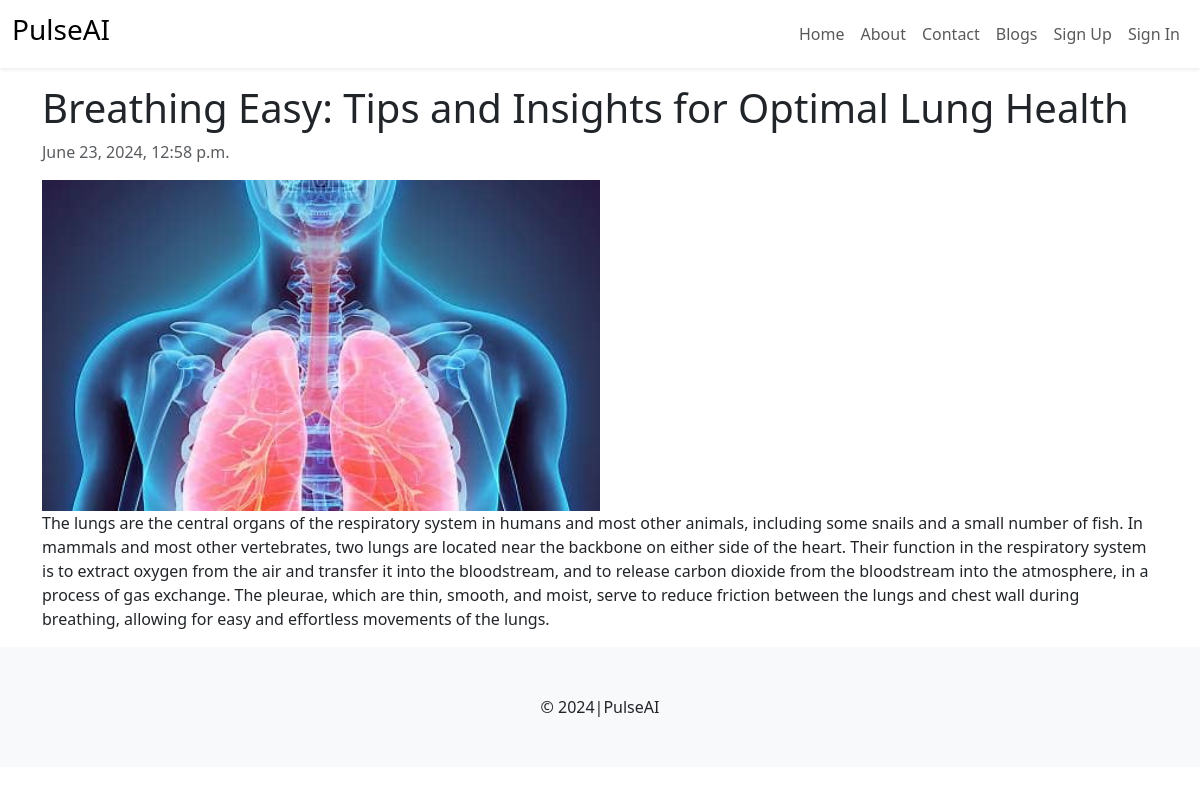
The app's page /blog/2/ with its own data.
### blog/models.py (models this page shows, shortened)
class Blog(models.Model):
      category = models.ForeignKey(BlogCategory, on_delete=models.DO_NOTHING)
      title = models.CharField(max_length=500)
      content = models.TextField()
      primary_photo = models.ImageField(upload_to="blog_images")
      yt_video_id = models.CharField(max_length=255, blank=True)
      publish = models.BooleanField(default=True)
      created_at = models.DateTimeField(auto_now_add=True)
      update_at = models.DateTimeField(auto_now=True)

### blog/views.py (the view)
# urls.py: path("blog/<int:bid>/", views.blog_details, name="blog"),
def blog_details(request, bid):
      blog = get_object_or_404(Blog, pk=bid)
      context = {
            'blog': blog
      }
      return render(request, 'blog/details.html', context)

### templates/blog/details.html (shortened to what this page needs)
{% extends "layout.html" %}
{% block content %}
<div class="container my-3 blog-details">
      <h1>{{blog.title}}</h1>
      <p class="text-muted">{{blog.created_at}}</p>
      <img src="{{blog.primary_photo.url}}" class="blog-image w-50">
      <div class="blog-content">
            {{blog.content|safe}}
      </div>
</div>
{% endblock %}

### records on screen
Blog: title "Breathing Easy: Tips and Insights for Optimal Lung Health", created_at "June 23, 2024, 12:58 p.m.", primary_photo (picture), content "The lungs are the central organs of the respiratory system in humans and most other animals, including some snails and a small number of fish. In mammals and most other vertebrates, two lungs are located near the backbone on either side of the heart. Their function in the respiratory system is to extract oxygen from the air and transfer it into the bloodstream, and to release carbon dioxide from the bloodstream into the atmosphere, in a process of gas exchange. The pleurae, which are thin, smooth, and moist, serve to reduce friction between the lungs and chest wall during breathing, allowing for easy and effortless movements of the lungs."
